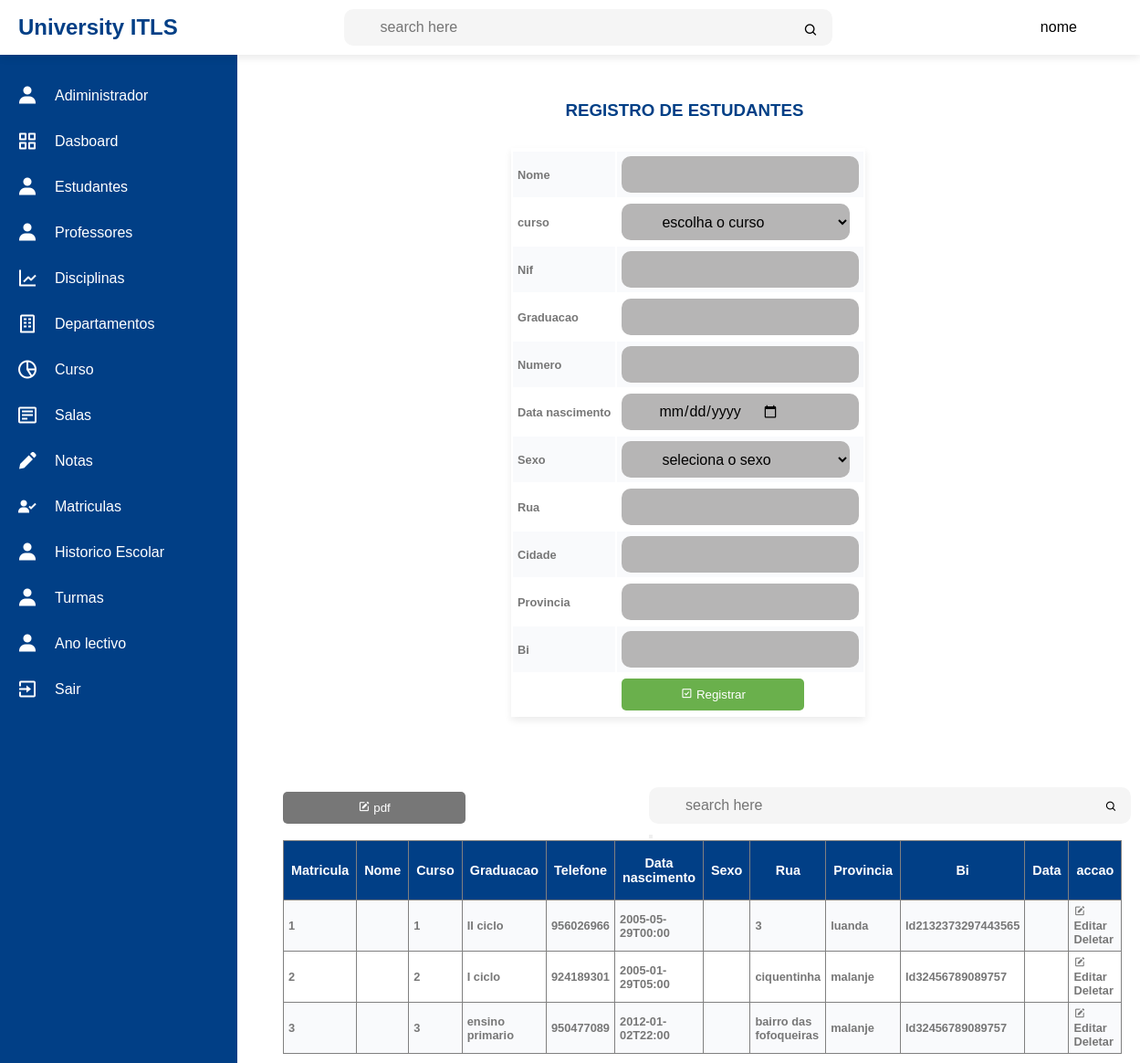
The page /Estudante.php on the database its author committed.
### tables this page shows
CREATE TABLE `estudante` (
  `matricula` int(10) UNSIGNED NOT NULL,
  `nome` varchar(255) DEFAULT NULL,
  `cursocod` int(10) UNSIGNED NOT NULL,
  `nif` int(250) DEFAULT NULL,
  `graduacao` varchar(250) DEFAULT NULL,
  `telefone` int(9) DEFAULT NULL,
  `dta_nascimento` varchar(250) DEFAULT NULL,
  `sexo` varchar(2500) DEFAULT NULL,
  `Rua` varchar(250) DEFAULT NULL,
  `cidade` varchar(250) DEFAULT NULL,
  `disciplina` varchar(250) DEFAULT NULL,
  `provincia` varchar(250) DEFAULT NULL,
  `bi` varchar(18) DEFAULT NULL,
  `turma` int(10) UNSIGNED NOT NULL
);

### Estudante.php (the view, shortened to what this page needs)
<?php include('includes/header.php');
include('config/conexao.php');
?>
<?php include('includes/navbar.php'); ?>
<div id="divheader" style="margin-left: 300px; transform: translate(0,100px);">
<form action="estudante/registro.php" method="post">
    <table style="box-shadow: 0 4px 8px 0 rgba(0, 0,0,0.08);  margin-left: 250px; transform: translate(0,30px);">
        <tr>
        <h3 style="color: #013f86; text-align: center;">REGISTRO DE ESTUDANTES</h3>
        <tr>
            <td>Nome</td>
            <td><input type="text" name="nome" id=""></td>
        </tr>
        <tr>
            <td>curso</td>
            <td><select name="curso" id="">
            <option>escolha o curso</option>
            </select>
        </td>
        </tr>
        <tr>
            <td>Nif</td>
            <td><input type="text" name="nif" id=""></td>
        </tr>
        <tr>
            <td>Graduacao</td>
            <td><input type="text" name="graduacao" id=""></td>
        </tr>
        <tr>
            <td>Numero</td>
            <td><input type="text" name="telefone" id=""></td>
        </tr>
        <tr>
            <td>Data nascimento</td>
            <td><input type="date" name="nascimento" id=""></td>
        </tr>
        <tr>
            <td>Sexo</td>
            <td>
                <select name="sexo" id="">
                <option value="">seleciona o sexo</option>
                </select>
            </td>
        </tr>
        <tr>
            <td>Rua</td>
            <td><input type="text" name="rua" id=""></td>
        </tr>
        <tr>
            <td>Cidade</td>
            <td><input type="text" name="cidade" id=""></td>
        </tr>
        <tr>
            <td>Provincia</td>
            <td><input type="text" name="provincia" id=""></td>
        </tr>
        <tr>
            <td>Bi</td>
            <td><input type="text" name="bi" id=""></td>
        </tr>
        <tr>
            <td></td>
            <td><button type="submit" name="submit"><i class='bx bx-check-square'></i> Registrar</button></td>
        </tr>
    </table>
</form>
<br><br><br><br>
<table border="1" width="100%" id="table" >
<button style="transform: translate(0,40px);padding: 10px;   background: #777; color: #fff; border-radius: 5px;    border: 0;cursor: pointer;width: 200px;">
 <a style="text-decoration: none; color: #fff;" href="pdfestudante.php"><i class='bx bxs-edit'></i> pdf</a></button>
    <form action="pesquisar.php" method="post">
<div class="search" style="margin-left: 450px;">
            <input type="search" value="<?php if(isset($_GET['busca'])) echo $_GET['busca']; ?>" id="form-pesquisar" placeholder="search here">
        <label for="search"><button id="btn-pesquisar" type="submit" name="busca"><i class='bx bx-search'></i></button>
        </div>
        </form>
    <tr align="center" style=" background: #013f86; color: #fff;" >
        <th>Matricula</th>
        <th>Nome</th>
        <th>Curso</th>
        <th>Graduacao</th>
        <th>Telefone</th>
        <th>Data nascimento</th>
        <th>Sexo</th>
        <th>Rua</th>
        <th>Provincia</th>
        <th>Bi</th>
        <th>Data</th>
        <th>accao</th>
    </tr>
    <?php
   $sql="SELECT * FROM estudante";
   $query=$conn->query($sql);
   while ($row=$query->fetch_assoc()) {
    ?>
    <tr id="listar-usuarios">
        <td><?= $row['matricula'] ?></td>
        <td><?= $row['nomea'] ?></td>
        <td><?= $row['cursocod'] ?></td>
        <td><?= $row['graduacao'] ?></td>
        <td><?= $row['telefone'] ?></td>
        <td><?= $row['dta_nascimento'] ?></td>
        <td><?= $row['sexo'] ?></td>
        <td><?= $row['Rua'] ?></td>
        <td><?= $row['provincia'] ?></td>
        <td><?= $row['bi'] ?></td>
        <td><?= $row['data'] ?></td>
        <td>
<a style="text-decoration: none; color: #777;" href="estudante/editar.php?editar=<?= $row['matricula']; ?>"><i class='bx bxs-edit'></i> Editar</a><br>
<a style="text-decoration: none; color: #777;"  href="estudante/deletar.php?eleminar=<?= $row['matricula']; ?>"><i class='bx bxs-delete'></i>Deletar</a>
        </td>
    </tr>
    <?php
}
    ?>
</table>
</div>
<?php include('includes/footer.php'); ?>

### includes/header.php (shortened to what this page needs)
<!DOCTYPE html>
<html lang="en">
<head>
    <link rel="stylesheet" href="https://use.fontawesome.com/releases/v5.15.4/css/solid.css"/>
    <link href='https://unpkg.com/boxicons@2.1.2/css/boxicons.min.css' rel='stylesheet'>
    <link rel="stylesheet" href="css/style.css">
    <link rel="stylesheet" href="css/table.css">
 </head>
<body>

### includes/navbar.php (shortened to what this page needs)
<div class="container">
        <div class="topbar">
        <div class="logo">
            <h2>University ITLS</h2>
        </div>
        <div class="search">
            <input type="search" id="search" placeholder="search here">
        <label for="search"><i class='bx bx-search'></i>
        </div>
        <div class="user">
        </div>
        <span>nome</span>
    </div>
        <div class="sidebar">
            <ul>
                <li>
                    <a href="adm.php">
                        <i class='bx bxs-user'></i>
                        <div>Adiministrador</div>
                    </a>
                </li>
                <li>
                    <a href="dasboard.php">
                        <i class='bx bx-grid-alt'></i>
                        <div>Dasboard</div>
                    </a>
                </li>
                <li>
                    <a href="Estudante.php">
                        <i class='bx bxs-user'></i>
                        <div>Estudantes</div>
                    </a>
                </li>
                <li>
                    <a href="professor.php">
                        <i class='bx bxs-user'></i>
                        <div>Professores</div>
                    </a>
                </li>
                <li>
                    <a href="disciplina.php">
                        <i class='bx bx-line-chart'></i>
                        <div>Disciplinas</div>
                    </a>
                </li>
                <li>
                    <a href="departamento.php">
                        <i class='bx bx-building'></i>
                        <div>Departamentos</div>
                    </a>
                </li>
                <li>
                    <a href="curso.php">
                        <i class='bx bx-pie-chart-alt-2'></i>
                        <div>Curso</div>
                    </a>
                </li>
                <li>
                    <a href="sala.php">
                        <i class='bx bx-detail' ></i>
                        <div>Salas</div>
                    </a>
                </li>
                <li>
                    <a href="nota.php">
                        <i class='bx bxs-pencil'></i>
                        <div> Notas</div>
                    </a>
                </li>
                <li>
                    <a href="matricula.php">
                        <i class='bx bxs-user-check'></i>
                        <div>Matriculas</div>
                    </a>
                </li>
                <li>
                    <a href="historico_escolar.php">
                        <i class='bx bxs-user'></i>
                        <div>Historico Escolar</div>
                    </a>
                </li>
                <li>
                    <a href="turma.php">
                        <i class='bx bxs-user'></i>
                        <div>Turmas</div>
                    </a>
                </li>
                <li>
                <li>
                    <a href="lectivo.php">
                        <i class='bx bxs-user'></i>
                        <div>Ano lectivo</div>
                    </a>
                </li>
                <li>
                    <a href="index.php">
                        <i class='bx bx-exit'></i>
                        <div>Sair</div>
                    </a>
                </li>
            </ul>
        </div>

### includes/footer.php (shortened to what this page needs)
</body>
</html>

### css/style.css (style rules this page uses)
* { padding: 0; margin: 0; box-sizing: border-box; font-family: 'poppins',sans-serif; }
:root { --color-blue:#013f86; --color-ligt:#fff; --color-light:#f5f5f5; }
.topbar { position: fixed; background:var(--color-ligt); box-shadow: 0 4px 8px 0 rgba(0, 0,0,0.08); width: 100%; height: 60px; padding: 0 20px; display: grid; grid-template-columns: 2fr 10fr 0.4fr 1fr; align-items: center; z-index: 1; }
.logo h2 { color: var(--color-blue); }
.search { position: relative; width: 60%; justify-self: center; }
.search input { width: 100%; height: 40px; padding: 0 40px; font-size: 16px; outline: none; border: none; border-radius: 10px; background: var(--color-light); display: inline-flex; }
.search i { position: absolute; right: 15px; top: 15px; cursor: pointer; }
.user { position: relative; width: 50px; height: 50px; }
.sidebar { position: fixed; top: 60px; width: 260px; height: calc(100% - 60px); background: var(--color-blue); overflow-x: hidden; }
.sidebar ul { margin-top: 20px; }
.sidebar ul li { width: 100%; list-style: none; }
.sidebar ul li a { width: 100%; text-decoration: none; color:var(--color-ligt); height: 50px; display: flex; align-items: center; }
.sidebar ul li a i { min-width: 60px; font-size: 24px; text-align: center; }

### css/table.css (style rules this page uses)
th,td { font-size: .9rem; padding: 1rem .5rem; color: var(--color-dark); }
td { font-size: .8rem; }
tbody tr:nth-child(even) { background: #f9fafc; }
#divheader { margin: auto; padding: 10px; border-radius: 3px; width: 900px; background: #fff; }
input[type="text"],input[type="tel"],input[type="date"],select { width: 500px; width: 260px; height: 40px; padding: 0 40px; font-size: 16px; outline: none; border: none; border-radius: 10px; background: rgb(182, 181, 181); display: inline-flex; }
#table { border-collapse: collapse; padding: 5px; background: #fff; }
tr td { padding: 5px; color: #777; font-weight: 900; }
tr button[type="submit"] { padding: 10px; background: rgba(106,176,76,1.0); color: #fff; border-radius: 5px; border: 0; cursor: pointer; width: 200px; }
tr select { width: 250px; }

### Estudante.php (style rules this page uses)
input[type="text"],input[type="tel"],input[type="date"],select { width: 500px; width: 260px; height: 40px; padding: 0 40px; font-size: 16px; outline: none; border: none; border-radius: 10px; background: rgb(182, 181, 181); display: inline-flex; }

### rows shown on the page
estudante: matricula "1", cursocod "1", graduacao "II ciclo", telefone "956026966", dta_nascimento "2005-05-29T00:00", Rua "3", provincia "luanda", bi "ld2132373297443565"
estudante: matricula "2", cursocod "2", graduacao "I ciclo", telefone "924189301", dta_nascimento "2005-01-29T05:00", Rua "ciquentinha", provincia "malanje", bi "ld32456789089757"
estudante: matricula "3", cursocod "3", graduacao "ensino primario", telefone "950477089", dta_nascimento "2012-01-02T22:00", Rua "bairro das fofoqueiras", provincia "malanje", bi "ld32456789089757"
